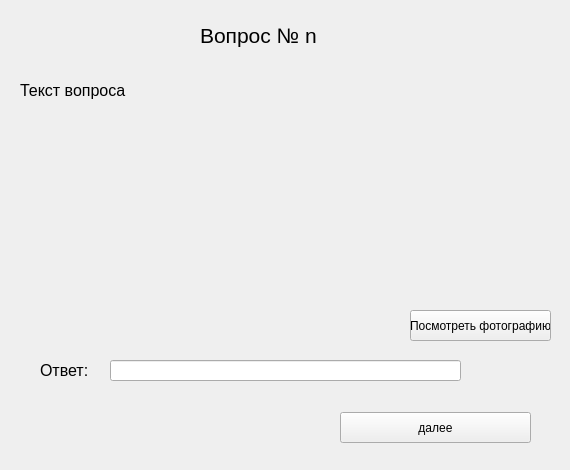
<?xml version="1.0" encoding="UTF-8"?>
<ui version="4.0">
 <class>Form</class>
 <widget class="QWidget" name="Form">
  <property name="geometry">
   <rect>
    <x>0</x>
    <y>0</y>
    <width>570</width>
    <height>470</height>
   </rect>
  </property>
  <property name="windowTitle">
   <string>Form</string>
  </property>
  <widget class="QLabel" name="numb">
   <property name="geometry">
    <rect>
     <x>200</x>
     <y>10</y>
     <width>191</width>
     <height>51</height>
    </rect>
   </property>
   <property name="text">
    <string>&lt;html&gt;&lt;head/&gt;&lt;body&gt;&lt;p&gt;&lt;span style=&quot; font-size:16pt;&quot;&gt;Вопрос № n&lt;/span&gt;&lt;/p&gt;&lt;/body&gt;&lt;/html&gt;</string>
   </property>
  </widget>
  <widget class="QLabel" name="text">
   <property name="geometry">
    <rect>
     <x>20</x>
     <y>60</y>
     <width>511</width>
     <height>61</height>
    </rect>
   </property>
   <property name="text">
    <string>&lt;html&gt;&lt;head/&gt;&lt;body&gt;&lt;p&gt;&lt;span style=&quot; font-size:12pt;&quot;&gt;Текст вопроса&lt;/span&gt;&lt;/p&gt;&lt;/body&gt;&lt;/html&gt;</string>
   </property>
  </widget>
  <widget class="QPushButton" name="next">
   <property name="geometry">
    <rect>
     <x>340</x>
     <y>412</y>
     <width>191</width>
     <height>31</height>
    </rect>
   </property>
   <property name="text">
    <string>далее</string>
   </property>
  </widget>
  <widget class="QLineEdit" name="ans">
   <property name="geometry">
    <rect>
     <x>110</x>
     <y>360</y>
     <width>351</width>
     <height>21</height>
    </rect>
   </property>
  </widget>
  <widget class="QLabel" name="label_3">
   <property name="geometry">
    <rect>
     <x>40</x>
     <y>350</y>
     <width>61</width>
     <height>41</height>
    </rect>
   </property>
   <property name="text">
    <string>&lt;html&gt;&lt;head/&gt;&lt;body&gt;&lt;p&gt;&lt;span style=&quot; font-size:12pt;&quot;&gt;Ответ:&lt;/span&gt;&lt;/p&gt;&lt;/body&gt;&lt;/html&gt;</string>
   </property>
  </widget>
  <widget class="QPushButton" name="im">
   <property name="geometry">
    <rect>
     <x>410</x>
     <y>310</y>
     <width>141</width>
     <height>31</height>
    </rect>
   </property>
   <property name="text">
    <string>Посмотреть фотографию</string>
   </property>
  </widget>
 </widget>
 <resources/>
 <connections/>
</ui>
